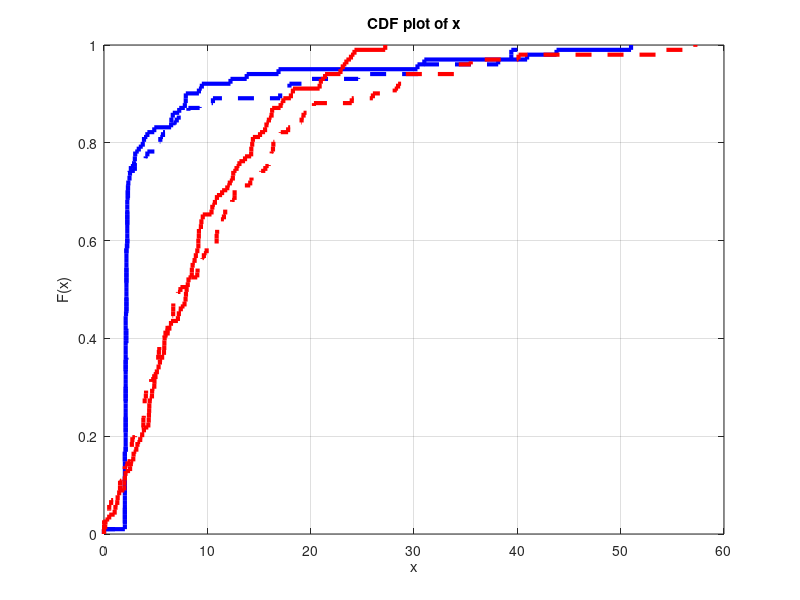

This chart was generated by the following MATLAB code: (Note: this script raises an error after producing the figure.)
%%%%%%%%%%%%%%%%%%%%%%%%%%%%%%%%%%%%%%%%%%%%%%%%%%%%%%%%%%%%%%%%%%%%%%%%%
% cdf for the linear and nonlinear algorithm
%%%%%%%%%%%%%%%%%%%%%%%%%%%%%%%%%%%%%%%%%%%%%%%%%%%%%%%%%%%%%%%%%%%%%%%%%

clear all; close all; clc;

load('LLS_100_P.mat')
de_parall = de;

load('LLS_100_S.mat')
de_squre = de;

load('NLS_100_P.mat')
de_parall_nls = de;

load('NLS_100_S.mat')
de_squre_nls = de;

a = cdfplot(de_parall)
set(a, 'LineStyle', '-', 'Color', 'b','LineWidth',3);
hold on; grid on;
b = cdfplot(de_squre)
set(b, 'LineStyle', '--', 'Color', 'b','LineWidth',3);
c = cdfplot(de_parall_nls)
set(c, 'LineStyle', '-', 'Color', 'r','LineWidth',3);
d = cdfplot(de_squre_nls)
set(d, 'LineStyle', '--', 'Color', 'r','LineWidth',3);

title('Trajectory Compare', FontSize=20)
xlabel('Error Distance(m)', FontSize=20)
ylabel('CDF', FontSize=20)

legend("Parallel - LLS", "Squre - LLS", "Parallel - NLS", "Squre - NLS",FontSize=20);
